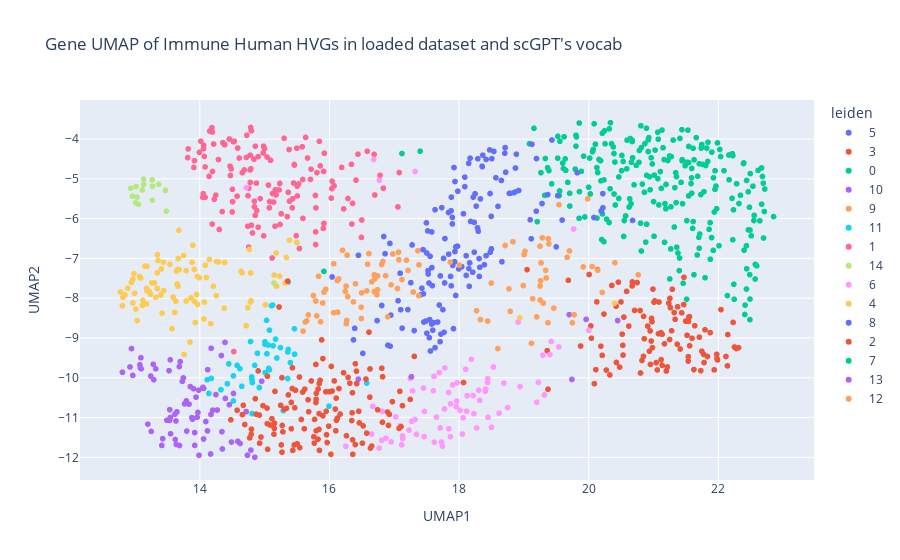

The notebook cell this image was saved under:
### Code cell
import plotly.express as px

# Create a dataframe with UMAP coords and gene names
umap_df = pd.DataFrame(
    gdata.obsm['X_umap'], 
    columns=['UMAP1', 'UMAP2'],
    index=gdata.obs.index
)
umap_df['leiden'] = gdata.obs['leiden'].values
umap_df['gene'] = gdata.obs.index

# Plot interactive UMAP
fig = px.scatter(
    umap_df, 
    x='UMAP1', 
    y='UMAP2', 
    color='leiden',
    hover_name='gene',
    title='Gene UMAP of Immune Human HVGs in loaded dataset and scGPT\'s vocab'
)
fig.show()

### Figure 1 — Plotly figure (JSON) as saved in the notebook; plotly's stock layout.template omitted (floating-point values rounded to 4 significant figures; data arrays with more than 128 entries replaced by an {"elided": "..."} marker saying what was removed)
{"data": [{"hovertemplate": "<b>%{hovertext}</b><br><br>leiden=5<br>UMAP1=%{x}<br>UMAP2=%{y}<extra></extra>", "hovertext": ["ZNF860", "TNXB", "TMEM156", "TMEM154", "TLE1", "SWAP70", "SNX22", "SLC25A42", "SCN3A", "RASGRP3", "RALGPS2", "RAB30", "GAPT", "FGD2", "FCER2", "ENTPD1", "DAPP1", "CYGB", "FAM177B", "IRF8", "CTSH", "MAPK13", "COL19A1", "CPNE5", "COCH", "CLEC9A", "TTC39A", "ABCB4", "CXXC5", "FCRL5", "FCRL1", "CD79A", "CXCR5", "CD19", "CD74", "BANK1", "METTL7A", "SSPN", "HLA-DRB5", "CLECL1", "NFKBID", "HLA-DRA", "B4GALT1", "FCGR2B", "HVCN1", "CNR2", "CD40", "CD180", "CD22", "HLA-DPB1", "PLEKHG1", "CD72", "HERPUD1", "HLA-DMA", "HLA-DMB", "HLA-DOB", "HLA-DQA1", "HLA-DQA2", "HLA-DQB1", "HLA-DRB1", "EAF2", "IFT57", "IL4R", "KCNG1", "TLR10", "KLHL14", "LAT2", "HLA-DPA1", "MACROD2", "LY86", "STAG3", "MICAL3", "STX7", "ORAI2", "TANK", "PAX5", "CLEC10A", "PHACTR1", "AIM2", "MS4A1", "SLC38A11", "POU2F2", "PTPRS"], "legendgroup": "5", "marker": {"color": "#636efa", "symbol": "circle"}, "mode": "markers", "name": "5", "showlegend": true, "type": "scattergl", "x": [18.39, 18.31, 17.5, 16.39, 16.93, 17.59, 17.44, 19.5, 17.52, 17.55, 17.58, 18.3, 16.95, 17.88, 17.87, 17.21, 16.81, 18.65, 18.32, 17.12, 16.51, 19.11, 17.93, 17.71, 17.84, 17.95, 18.42, 18.31, 16.86, 17.98, 18.0, 17.41, 18.11, 17.52, 17.77, 17.43, 16.73, 18.5, 17.59, 17.9, 17.63, 17.49, 17.46, 17.78, 17.1, 18.66, 17.69, 18.16, 17.54, 17.61, 18.21, 17.09, 17.56, 17.54, 17.31, 18.15, 17.58, 17.5, 17.91, 17.72, 17.26, 17.45, 18.18, 18.11, 18.23, 17.76, 16.94, 17.67, 18.48, 16.9, 17.95, 16.84, 17.06, 17.28, 16.45, 17.52, 17.55, 17.71, 18.16, 17.75, 18.04, 16.37, 17.94], "xaxis": "x", "y": [-7.16, -7.004, -6.864, -8.758, -6.623, -7.685, -6.779, -6.71, -6.309, -6.947, -7.23, -6.316, -8.426, -7.689, -7.452, -8.286, -8.183, -5.041, -7.224, -8.753, -9.386, -6.506, -7.082, -7.44, -6.893, -7.932, -6.931, -7.454, -6.883, -6.692, -7.264, -7.912, -7.428, -7.308, -8.857, -7.748, -8.563, -6.76, -8.804, -7.176, -9.243, -8.575, -8.599, -7.617, -8.288, -7.084, -8.172, -7.112, -7.619, -8.614, -7.348, -7.371, -9.327, -8.994, -8.814, -7.255, -8.65, -8.88, -8.765, -8.903, -7.61, -7.89, -6.071, -6.933, -6.844, -6.999, -9.207, -8.599, -6.846, -9.18, -6.71, -6.449, -8.064, -6.661, -6.922, -7.392, -8.539, -9.093, -7.701, -8.288, -7.208, -9.048, -6.828], "yaxis": "y"}, {"hovertemplate": "<b>%{hovertext}</b><br><br>leiden=3<br>UMAP1=%{x}<br>UMAP2=%{y}<extra></extra>", "hovertext": ["ZNF80", "ZBTB16", "ZBP1", "XCL2", "XCL1", "TTC38", "TBX21", "SYTL3", "STYK1", "SPTSSB", "SPON2", "SMAGP", "SH2D1B", "SAMD3", "RUNX3", "SYTL2", "TKTL1", "TGFBR3", "RHOC", "GNLY", "TNFRSF18", "EOMES", "EFHD2", "FCRL3", "GBP5", "SLA2", "FCRL6", "KLRF1", "SLAMF6", "APOBEC3C", "CST7", "FGFBP2", "LAIR2", "NFATC2", "DTHD1", "PARP8", "PTGDS", "F2R", "S1PR5", "CMC1", "NCALD", "GBP3", "GTF3C1", "ITGB1", "CLIC3", "PRR5", "KLRD1", "FKBP11", "CHST12", "CCL5", "PRF1", "ADRB2", "PLEKHF1", "TIGIT", "CD160", "KLRC1", "CX3CR1", "DOK2", "MC1R", "ASCL2", "COL6A2", "ABI3", "CEP78", "BTN3A1", "CTSW", "CHST2", "SYNE2", "LAG3", "PATL2", "ZNF683", "TPST2", "TCOF1", "GZMB", "GZMM", "SP140", "PYHIN1", "ADAMTS5", "NKG7", "NCR3", "IFNG", "IGFBP7", "IKZF3", "IL2RB", "ITGB7", "GZMH", "PTMS", "KIR2DL3", "MATK", "KLRB1", "KLRG1", "LAX1", "PRSS23", "SYNE1", "SH2D2A", "LPAR5", "LYAR", "MIAT", "JAKMIP1", "OPTN", "MYBL1", "GZMA", "PLEK", "PTGDR", "PRDM1", "HOPX", "PTGER2", "PTPN7"], "legendgroup": "3", "marker": {"color": "#EF553B", "symbol": "circle"}, "mode": "markers", "name": "3", "showlegend": true, "type": "scattergl", "x": [21.12, 19.87, 20.58, 20.8, 20.33, 21.25, 21.71, 21.29, 20.36, 20.48, 21.54, 20.52, 21.04, 21.5, 20.62, 21.24, 21.75, 20.97, 20.27, 22.14, 20.53, 20.96, 20.11, 19.69, 20.79, 21.64, 21.37, 21.62, 20.46, 20.23, 21.98, 21.77, 21.17, 20.85, 20.71, 21.47, 21.06, 20.94, 21.56, 21.78, 20.91, 21.08, 21.55, 20.42, 21.2, 21.02, 21.97, 20.99, 21.33, 22.28, 21.83, 21.08, 20.98, 20.54, 20.85, 21.13, 21.21, 20.21, 20.14, 21.12, 20.03, 20.53, 21.56, 20.75, 22.25, 20.82, 21.37, 20.98, 20.67, 21.79, 21.52, 21.26, 21.73, 22.23, 20.01, 21.28, 20.04, 22.12, 21.41, 20.09, 19.36, 20.67, 21.54, 21.47, 22.15, 20.43, 20.95, 21.59, 21.99, 22.04, 21.01, 20.19, 21.54, 21.13, 19.05, 21.87, 21.44, 20.95, 21.25, 21.32, 22.31, 19.37, 20.86, 20.5, 21.94, 20.12, 21.54], "xaxis": "x", "y": [-8.866, -9.202, -7.829, -9.88, -9.93, -9.038, -8.979, -7.775, -7.68, -9.732, -9.581, -8.904, -9.621, -8.575, -8.7, -8.125, -9.333, -8.507, -9.805, -9.701, -9.184, -9.077, -9.796, -7.551, -8.31, -8.692, -9.155, -9.793, -7.598, -8.398, -9.518, -9.413, -9.148, -8.458, -8.307, -8.162, -9.804, -9.332, -9.197, -9.618, -8.702, -8.096, -8.468, -8.2, -9.83, -8.067, -9.411, -7.772, -8.53, -9.264, -9.465, -8.893, -8.592, -8.475, -9.464, -9.686, -9.729, -9.438, -7.282, -9.545, -8.696, -9.43, -8.464, -7.608, -9.228, -9.565, -8.217, -9.243, -7.692, -8.793, -8.932, -8.239, -9.823, -8.609, -7.405, -8.818, -9.005, -9.466, -9.277, -10.15, -9.319, -7.59, -9.469, -7.475, -8.914, -9.615, -9.665, -9.009, -9.552, -8.287, -8.099, -9.206, -8.546, -8.909, -7.283, -8.865, -8.368, -8.824, -8.003, -8.361, -9.244, -10.29, -9.019, -8.093, -9.801, -8.094, -8.582], "yaxis": "y"}, {"hovertemplate": "<b>%{hovertext}</b><br><br>leiden=0<br>UMAP1=%{x}<br>UMAP2=%{y}<extra></extra>", "hovertext": {"elided": "178 str values"}, "legendgroup": "0", "marker": {"color": "#00cc96", "symbol": "circle"}, "mode": "markers", "name": "0", "showlegend": true, "type": "scattergl", "x": {"elided": "178 float values"}, "xaxis": "x", "y": {"elided": "178 float values"}, "yaxis": "y"}, {"hovertemplate": "<b>%{hovertext}</b><br><br>leiden=10<br>UMAP1=%{x}<br>UMAP2=%{y}<extra></extra>", "hovertext": ["VSIG4", "TYROBP", "TIMP1", "S100A11", "SLC40A1", "SRGN", "RAB31", "FCGRT", "SPI1", "PSAP", "ACP5", "FCGR3A", "PYCARD", "AXL", "MS4A7", "ABCG2", "COTL1", "APLP2", "CSF1R", "AIF1", "F13A1", "AHNAK", "ASAH1", "CD68", "ALOX5AP", "CTSA", "FRMD4A", "C1QC", "FABP5", "CTSS", "CFD", "LY96", "CD36", "APOC1", "APOE", "FCER1G", "DAB2", "CST3", "ANXA2", "C1QB", "GRN", "CTSD", "HMOX1", "IFI30", "LGALS3", "LGALS1", "NPC2", "GLUL", "CD163", "LPAR6", "SAT1", "LST1", "MAF", "MAFB", "CTSB", "C1QA", "NEAT1"], "legendgroup": "10", "marker": {"color": "#ab63fa", "symbol": "circle"}, "mode": "markers", "name": "10", "showlegend": true, "type": "scattergl", "x": [13.92, 13.88, 13.75, 13.9, 13.25, 14.52, 14.59, 13.92, 14.27, 13.89, 13.54, 19.74, 13.94, 14.85, 13.99, 14.34, 13.76, 14.39, 14.49, 13.79, 14.17, 16.45, 14.06, 14.12, 14.33, 13.62, 14.79, 13.62, 13.49, 14.2, 14.09, 14.73, 14.05, 13.2, 13.41, 13.55, 14.17, 13.65, 13.98, 13.69, 13.96, 13.53, 13.8, 13.85, 14.17, 14.12, 13.63, 13.43, 14.35, 19.7, 13.97, 13.83, 19.96, 14.62, 13.55, 13.64, 14.72], "xaxis": "x", "y": [-11.7, -11.0, -10.0, -10.27, -11.35, -10.39, -11.6, -11.38, -10.81, -11.04, -10.8, -10.04, -10.49, -12.0, -11.95, -11.36, -10.66, -10.52, -11.62, -10.58, -9.26, -10.03, -11.54, -11.34, -9.441, -10.92, -11.82, -11.55, -11.07, -10.81, -11.1, -11.95, -10.24, -11.17, -11.7, -11.0, -11.92, -10.86, -10.31, -11.7, -10.99, -11.07, -11.34, -10.22, -10.92, -9.797, -11.09, -11.53, -11.79, -8.413, -10.87, -10.66, -8.531, -11.65, -11.41, -11.68, -10.85], "yaxis": "y"}, {"hovertemplate": "<b>%{hovertext}</b><br><br>leiden=9<br>UMAP1=%{x}<br>UMAP2=%{y}<extra></extra>", "hovertext": ["VPREB3", "VPREB1", "TNFRSF17", "SPIB", "SCT", "RASD1", "TSPAN13", "EBF1", "TCL1A", "CD79B", "ELANE", "EGFL7", "POU2AF1", "SOCS2", "PPP1R14A", "SOX4", "GNG7", "FCRLA", "CLEC4C", "ZBTB10", "BCL11A", "MPO", "ZCCHC7", "CYTL1", "ITM2C", "CCDC50", "BLNK", "DNASE1L3", "CPA3", "CLC", "TCF4", "BCL7A", "CLEC11A", "CTSG", "AZU1", "GATA2", "DNTT", "PLD4", "LYL1", "CD38", "UGCG", "HDC", "MZB1", "MEF2C", "IGLL1", "MS4A3", "PPM1K", "CD200", "LGALS4", "PCDH9", "DERL3", "RNASE6", "PPP1R14B", "PEG10", "MDM4", "MME", "IGFBP4", "NEIL1", "PRSS57"], "legendgroup": "9", "marker": {"color": "#FFA15A", "symbol": "circle"}, "mode": "markers", "name": "9", "showlegend": true, "type": "scattergl", "x": [16.87, 16.81, 18.0, 17.12, 17.29, 15.94, 16.74, 16.98, 16.95, 17.05, 15.63, 15.9, 17.19, 19.54, 16.74, 15.83, 17.36, 17.21, 16.58, 16.2, 16.65, 15.65, 17.86, 16.28, 16.24, 16.73, 17.07, 16.37, 16.27, 15.86, 16.4, 16.83, 15.79, 15.67, 15.8, 16.49, 16.7, 16.49, 16.5, 16.59, 16.26, 16.13, 16.14, 16.9, 16.12, 16.07, 19.29, 16.69, 15.75, 17.07, 17.38, 16.26, 16.27, 17.38, 16.07, 16.69, 19.12, 16.61, 15.92], "xaxis": "x", "y": [-7.437, -7.154, -7.17, -7.532, -7.845, -7.775, -7.44, -6.888, -7.664, -7.757, -8.598, -8.121, -7.044, -5.65, -7.786, -7.448, -6.809, -7.304, -7.817, -6.797, -7.589, -8.572, -7.092, -7.963, -7.83, -7.913, -7.036, -8.093, -8.559, -8.592, -7.637, -7.076, -8.072, -8.421, -8.445, -8.51, -7.517, -8.226, -7.867, -7.146, -7.697, -8.353, -7.515, -8.468, -7.556, -8.364, -6.482, -7.837, -7.933, -6.843, -7.16, -8.641, -6.918, -7.939, -7.134, -7.412, -9.136, -6.878, -7.848], "yaxis": "y"}, {"hovertemplate": "<b>%{hovertext}</b><br><br>leiden=11<br>UMAP1=%{x}<br>UMAP2=%{y}<extra></extra>", "hovertext": ["VNN2", "TKT", "STXBP2", "SCPEP1", "S100P", "S100A8", "RETN", "RBP7", "QPCT", "GCA", "FOLR3", "FCN1", "LTA4H", "FPR1", "PROK2", "CDA", "VCAN", "CSF3R", "BST1", "BASP1", "IFNGR2", "CMTM2", "CYP4F3", "CD14", "PYGL", "PGD", "LYPD2", "FCGR3B", "CAPG", "RNASE2", "HP", "S100A12", "LYZ", "CKAP4", "LRRK2", "MGST1", "MNDA", "NCF1", "NUP214", "LCN2", "PADI4", "PLBD1", "CSTA", "S100A9"], "legendgroup": "11", "marker": {"color": "#19d3f3", "symbol": "circle"}, "mode": "markers", "name": "11", "showlegend": true, "type": "scattergl", "x": [15.46, 14.14, 14.52, 15.4, 15.17, 14.45, 14.78, 15.07, 15.36, 15.01, 15.0, 14.33, 14.92, 15.29, 15.11, 15.05, 14.65, 14.81, 15.24, 16.57, 15.99, 15.03, 15.12, 14.52, 15.19, 14.62, 14.81, 15.36, 15.04, 14.89, 15.01, 14.57, 14.18, 15.46, 15.36, 14.85, 14.42, 15.36, 14.8, 15.07, 15.13, 15.06, 14.8, 14.11], "xaxis": "x", "y": [-8.769, -10.39, -9.952, -9.62, -9.028, -9.651, -9.089, -9.803, -9.289, -9.871, -9.097, -10.3, -10.25, -10.83, -8.188, -9.177, -10.22, -10.12, -9.242, -10.13, -10.71, -8.557, -8.174, -10.58, -9.503, -9.772, -10.9, -7.593, -9.396, -9.385, -9.157, -9.688, -10.02, -9.409, -10.02, -9.687, -10.15, -9.351, -10.04, -8.804, -9.198, -9.765, -9.978, -10.05], "yaxis": "y"}, {"hovertemplate": "<b>%{hovertext}</b><br><br>leiden=1<br>UMAP1=%{x}<br>UMAP2=%{y}<extra></extra>", "hovertext": {"elided": "141 str values"}, "legendgroup": "1", "marker": {"color": "#FF6692", "symbol": "circle"}, "mode": "markers", "name": "1", "showlegend": true, "type": "scattergl", "x": {"elided": "141 float values"}, "xaxis": "x", "y": {"elided": "141 float values"}, "yaxis": "y"}, {"hovertemplate": "<b>%{hovertext}</b><br><br>leiden=14<br>UMAP1=%{x}<br>UMAP2=%{y}<extra></extra>", "hovertext": ["UBE2C", "TPX2", "STMN1", "RRM2", "TOP2A", "TYMS", "MKI67", "CDK1", "BIRC5", "CENPF", "CENPK", "CCNB1", "TK1", "MARCKSL1", "NUSAP1", "PTTG1"], "legendgroup": "14", "marker": {"color": "#B6E880", "symbol": "circle"}, "mode": "markers", "name": "14", "showlegend": true, "type": "scattergl", "x": [13.05, 13.01, 13.48, 13.47, 13.03, 13.27, 12.96, 13.02, 13.13, 12.93, 13.36, 13.27, 13.26, 15.14, 13.11, 13.13], "xaxis": "x", "y": [-5.641, -5.6, -5.812, -5.291, -5.462, -5.537, -5.434, -5.196, -5.142, -5.239, -5.136, -5.185, -5.024, -7.618, -5.281, -5.006], "yaxis": "y"}, {"hovertemplate": "<b>%{hovertext}</b><br><br>leiden=6<br>UMAP1=%{x}<br>UMAP2=%{y}<extra></extra>", "hovertext": ["TUBB2A", "TNFAIP6", "TNFAIP3", "THBS1", "TAGAP", "SOD2", "SOCS1", "SERPINB2", "ZFAND5", "TNF", "RGS2", "RGS1", "ZFP36", "FOSB", "FOS", "CCL3", "DUSP2", "NR4A1", "KLF4", "DUSP1", "IER3", "ZFP36L1", "DNAJB4", "EGR1", "SOCS3", "PDE4B", "DDIT4", "MXD1", "GADD45G", "RHOB", "ZNF331", "ADM", "AREG", "BCL2A1", "CCL2", "IL1B", "IL6", "CXCL3", "CCL8", "CITED2", "CD55", "SAMSN1", "JUN", "CDKN1A", "PMAIP1", "PTGER4", "MYADM", "ARRDC3", "G0S2", "CCL20", "ARL4A", "CD69", "CXCL1", "CD83", "CXCL2", "HCAR3", "HES1", "ID1", "JUND", "KLF6", "SLC2A3", "PPP1R15A", "NAMPT", "CCL4", "ID2", "ARL4C", "EREG", "LMNA", "MAP3K8", "RGS16", "CREM", "C5AR1", "NFKBIZ", "NR4A2", "OSM", "PHLDA1", "PLAUR"], "legendgroup": "6", "marker": {"color": "#FF97FF", "symbol": "circle"}, "mode": "markers", "name": "6", "showlegend": true, "type": "scattergl", "x": [17.32, 17.34, 18.69, 17.62, 18.19, 17.11, 19.77, 16.77, 17.02, 19.32, 17.32, 19.42, 18.22, 17.78, 18.41, 17.84, 19.22, 17.96, 17.47, 18.44, 17.65, 17.6, 17.28, 17.96, 17.9, 18.91, 18.62, 16.67, 16.77, 18.32, 19.29, 17.09, 18.75, 16.81, 18.23, 17.46, 18.06, 18.05, 18.12, 17.84, 16.81, 16.95, 18.4, 16.87, 17.78, 19.4, 17.27, 17.25, 17.13, 17.73, 14.72, 18.53, 18.27, 17.61, 17.87, 17.23, 18.1, 18.12, 17.45, 17.97, 18.44, 18.3, 16.65, 19.2, 17.87, 20.0, 17.74, 18.02, 17.69, 16.68, 19.54, 16.25, 17.71, 18.94, 18.5, 18.45, 17.13], "xaxis": "x", "y": [-4.816, -11.42, -10.13, -11.62, -9.534, -11.68, -6.261, -11.77, -10.98, -10.43, -11.05, -9.088, -10.45, -10.78, -10.29, -11.28, -10.12, -10.72, -10.85, -10.12, -10.99, -10.32, -10.33, -10.58, -10.18, -8.599, -10.89, -10.72, -5.036, -10.57, -9.434, -11.2, -10.75, -11.57, -10.9, -11.48, -11.01, -11.41, -10.84, -10.37, -10.84, -11.61, -10.34, -11.52, -9.752, -9.415, -11.1, -10.02, -11.53, -11.62, -5.223, -9.731, -11.26, -9.966, -11.48, -11.31, -9.784, -10.45, -10.26, -10.13, -10.02, -10.31, -11.41, -10.61, -10.65, -8.809, -11.72, -10.82, -9.87, -4.513, -9.226, -11.72, -11.26, -10.22, -11.24, -11.0, -11.46], "yaxis": "y"}, {"hovertemplate": "<b>%{hovertext}</b><br><br>leiden=4<br>UMAP1=%{x}<br>UMAP2=%{y}<extra></extra>", "hovertext": ["TUBA4A", "TSPAN9", "TSC22D1", "TPM4", "TPM1", "SPARC", "SLFN14", "SH3BGRL2", "RPGR", "THEM5", "SCN1B", "RUFY1", "TMEM40", "TGFB1I1", "RGS6", "RAB27B", "CA3", "PPBP", "FKBP1B", "MYLK", "ELOVL7", "LRRC37A2", "EGF", "MEG3", "NRGN", "JSRP1", "PF4V1", "RGS18", "CA2", "MYCT1", "CLU", "CLDN5", "GP1BA", "SELP", "ALOX12", "TPM2", "CTTN", "ACRBP", "ESAM", "PBX1", "ENKUR", "PDLIM1", "GP9", "MMD", "CALD1", "SPDYC", "GCNT2", "CLEC1B", "ABLIM3", "CKB", "APP", "ARHGAP6", "BHMT2", "PTCRA", "TREML1", "ITGA2B", "GFI1B", "MLH3", "MYH11", "PRTFDC1", "TMEM120B", "PLCE1", "CD226", "CD9", "CABP5", "GNG11", "FHL1", "LIMS1", "TUBB1", "HGD", "CTDSPL", "CMTM5", "ITGB3", "RNF43", "LEFTY1", "GP6", "ARHGEF12", "LY6G6F", "LTBP1", "ITLN1", "MEIS1", "PF4", "MGP", "MYL9", "SLC35D3", "NEXN", "JAM3", "BEND2", "PDGFA", "PDZK1IP1", "PGRMC1", "PRKAR2B", "GRAP2"], "legendgroup": "4", "marker": {"color": "#FECB52", "symbol": "circle"}, "mode": "markers", "name": "4", "showlegend": true, "type": "scattergl", "x": [13.11, 13.54, 14.25, 13.57, 13.79, 13.93, 14.76, 13.41, 15.32, 14.26, 13.66, 12.97, 13.3, 13.22, 14.21, 13.86, 15.5, 12.89, 14.64, 13.32, 14.08, 15.18, 14.1, 14.74, 12.77, 13.96, 12.94, 12.84, 13.89, 13.95, 14.17, 14.37, 13.26, 13.34, 13.18, 14.79, 13.35, 13.24, 13.91, 13.12, 13.67, 14.78, 12.99, 13.44, 13.61, 13.79, 15.15, 13.63, 14.38, 13.85, 15.01, 13.4, 14.78, 15.18, 13.34, 13.44, 13.68, 13.64, 13.01, 13.66, 14.15, 15.34, 20.4, 14.72, 14.29, 14.07, 14.06, 12.81, 12.97, 13.99, 13.15, 13.18, 13.09, 14.65, 15.23, 13.07, 15.38, 13.35, 13.18, 13.76, 13.17, 12.81, 18.94, 13.42, 13.91, 13.03, 13.65, 13.88, 13.68, 13.75, 13.96, 12.98, 13.59], "xaxis": "x", "y": [-8.182, -7.148, -7.937, -8.765, -8.07, -8.613, -6.773, -7.266, -7.617, -7.078, -7.696, -7.525, -7.619, -7.84, -7.699, -7.994, -6.601, -7.749, -7.326, -7.975, -7.172, -6.864, -7.48, -8.238, -7.844, -7.456, -7.603, -7.918, -6.669, -7.908, -8.642, -8.252, -7.614, -7.363, -7.815, -8.061, -7.053, -7.898, -8.081, -8.052, -7.005, -8.097, -7.876, -7.809, -8.36, -7.309, -7.418, -8.075, -7.102, -9.103, -8.169, -7.922, -7.368, -7.698, -7.757, -7.097, -6.292, -7.319, -8.276, -7.279, -7.024, -6.976, -8.129, -8.69, -7.087, -8.096, -8.522, -8.191, -8.117, -7.487, -7.193, -7.751, -7.493, -7.362, -7.446, -7.455, -6.541, -6.905, -7.198, -9.414, -8.142, -7.978, -8.497, -8.376, -7.278, -8.563, -7.642, -7.099, -7.282, -6.927, -8.158, -7.389, -7.97], "yaxis": "y"}, {"hovertemplate": "<b>%{hovertext}</b><br><br>leiden=8<br>UMAP1=%{x}<br>UMAP2=%{y}<extra></extra>", "hovertext": ["TSHZ2", "TRAF5", "TNFRSF13B", "TMIGD2", "SPINK2", "SNRPN", "SERPINF1", "SEL1L3", "STRBP", "GNB5", "FCRL2", "APBA2", "FAM169A", "BLK", "DHRS3", "FCER1A", "SLC4A10", "ICA1L", "CCDC65", "ARHGAP24", "PKIG", "CRIP2", "PNOC", "GALNT12", "CPA5", "NMT2", "ABCA5", "S100B", "B3GAT2", "DAAM1", "FBXO32", "CEP290", "P2RX5", "BEX5", "TNRC6C", "MDS2", "AFF3", "ID3", "BACH2", "ADAM28", "CAPN12", "MYOM2", "CDCA7L", "CELA1", "CHD7", "BCL9L", "GPM6B", "GPR18", "GPR82", "CD1C", "TTN", "LETM2", "AK5", "LILRA4", "APOLD1", "RRAS2", "REG4", "PLEKHA1", "OSBPL10", "EPHB6", "KCNQ1OT1"], "legendgroup": "8", "marker": {"color": "#636efa", "symbol": "circle"}, "mode": "markers", "name": "8", "showlegend": true, "type": "scattergl", "x": [19.19, 18.23, 18.09, 20.19, 18.15, 18.42, 16.04, 17.58, 17.73, 18.6, 17.98, 19.37, 19.59, 18.07, 19.82, 17.92, 18.37, 18.79, 18.71, 17.9, 17.84, 18.72, 18.09, 19.19, 18.54, 20.68, 18.92, 18.36, 20.22, 17.88, 19.52, 19.28, 17.9, 18.71, 20.22, 18.88, 17.5, 18.17, 17.63, 17.78, 18.36, 18.57, 17.88, 18.47, 18.26, 18.77, 18.51, 18.28, 18.85, 18.25, 18.33, 19.1, 19.12, 17.94, 18.29, 18.5, 19.43, 20.08, 18.22, 18.87, 18.48], "xaxis": "x", "y": [-4.49, -6.095, -4.958, -5.807, -4.611, -4.513, -7.467, -6.334, -5.724, -5.692, -5.311, -5.397, -6.036, -5.877, -4.848, -4.716, -4.405, -5.364, -4.357, -5.969, -5.847, -4.833, -5.197, -5.813, -4.312, -6.046, -5.294, -4.696, -5.728, -5.46, -5.424, -5.621, -6.133, -4.215, -5.372, -4.382, -6.107, -4.481, -5.777, -6.501, -4.682, -4.972, -5.803, -4.274, -5.686, -5.366, -4.491, -6.232, -5.347, -5.376, -5.505, -6.03, -4.13, -5.067, -4.496, -5.944, -4.024, -5.972, -5.461, -4.728, -5.369], "yaxis": "y"}, {"hovertemplate": "<b>%{hovertext}</b><br><br>leiden=2<br>UMAP1=%{x}<br>UMAP2=%{y}<extra></extra>", "hovertext": ["TRIB1", "TREM1", "TNFRSF1B", "TMEM176B", "TMEM170B", "TIMP2", "TCF7L2", "STX11", "STEAP4", "SLC7A7", "SGK1", "S1PR3", "TLR2", "SNX10", "TLR4", "RASSF3", "TNFAIP2", "RAB32", "QKI", "FCGR2A", "FCGR1A", "FGR", "AGTRAP", "CYP1B1", "DYSF", "DMXL2", "SKAP2", "RNF130", "HBEGF", "AHR", "CTNNB1", "PTCH2", "IRAK3", "CYBB", "RAB11FIP1", "NCF2", "FOSL2", "CCR1", "CRISPLD2", "CREB5", "DPYSL2", "CLEC4A", "RAB12", "CLEC4E", "GABARAPL1", "CLIC2", "AP1S2", "DLEU7", "TGFBI", "FOXO3", "CCRL2", "LGALS2", "GLIPR1", "CD302", "CEBPB", "ACSL1", "FAM214B", "CD300E", "TNNT1", "OTUD1", "MYO1F", "TMEM176A", "FGL2", "CFP", "ARHGEF40", "HCK", "GTPBP2", "BRI3", "ASGR1", "BCL6", "CLEC7A", "CRTAP", "ANPEP", "CD93", "CLEC12A", "CLEC4D", "P2RY13", "PTGS2", "CTSZ", "AOAH", "CDKN1C", "PILRA", "SLC11A1", "GPBAR1", "KLF10", "GPCPD1", "LILRB2", "MARCKS", "AQP9", "HNMT", "IGSF6", "CEBPD", "SLC7A5", "LYST", "IRS2", "ANKRD28", "ITGAM", "KCNE3", "KCTD12", "CPVL", "ZEB2", "LILRA5", "TMEM107", "RXRA", "RAPGEF2", "DUSP6", "LRRC25", "CDC42EP3", "LYN", "MEGF9", "CLEC1A", "NAIP", "MIDN", "MTSS1", "ALDH2", "MPEG1", "MS4A6A", "NCEH1", "BACH1", "NFIL3", "NLRP3", "NRG1", "OGFRL1", "VMP1", "IQGAP1", "PICALM", "EGR3", "PTPRE"], "legendgroup": "2", "marker": {"color": "#EF553B", "symbol": "circle"}, "mode": "markers", "name": "2", "showlegend": true, "type": "scattergl", "x": [16.46, 16.4, 15.41, 15.15, 15.84, 15.79, 15.5, 16.51, 16.35, 14.79, 16.91, 16.42, 15.77, 15.72, 15.84, 15.88, 15.95, 14.97, 16.09, 15.79, 15.09, 15.43, 15.04, 15.54, 15.79, 15.9, 16.81, 15.15, 17.1, 16.63, 16.34, 16.4, 16.1, 14.87, 16.74, 15.34, 17.09, 15.76, 16.15, 16.42, 15.79, 15.37, 15.22, 16.02, 17.13, 15.04, 14.67, 16.63, 14.8, 16.52, 16.9, 15.85, 14.86, 15.04, 16.16, 16.36, 16.07, 15.82, 16.04, 16.62, 15.3, 15.26, 14.66, 14.69, 16.36, 14.94, 15.27, 15.46, 14.9, 16.03, 15.46, 15.27, 15.96, 15.94, 15.68, 15.9, 15.61, 17.07, 16.22, 15.11, 15.77, 15.43, 15.99, 15.27, 16.65, 16.57, 15.14, 16.82, 15.54, 15.25, 14.92, 15.41, 18.07, 15.48, 16.31, 16.92, 15.86, 15.82, 15.59, 14.77, 15.95, 15.28, 16.56, 15.8, 15.36, 16.36, 15.05, 15.67, 16.29, 15.43, 16.61, 15.16, 16.97, 17.31, 14.58, 14.92, 14.48, 15.57, 16.26, 16.45, 16.82, 15.62, 16.1, 15.84, 16.0, 16.11, 17.25, 16.12], "xaxis": "x", "y": [-11.13, -11.68, -11.28, -11.27, -10.15, -10.54, -11.66, -11.64, -10.88, -11.42, -11.2, -10.15, -11.05, -10.08, -10.9, -9.049, -11.43, -10.7, -10.79, -11.33, -11.19, -10.27, -9.962, -9.981, -9.666, -10.96, -9.76, -11.14, -11.23, -11.77, -11.08, -9.649, -11.33, -10.92, -10.81, -10.77, -10.34, -11.48, -10.27, -9.834, -10.62, -10.43, -8.221, -11.92, -10.7, -10.76, -10.69, -9.778, -11.29, -11.21, -10.86, -11.83, -10.53, -11.15, -10.91, -11.56, -10.08, -11.54, -10.33, -10.49, -10.79, -11.69, -10.93, -11.17, -10.38, -11.49, -9.999, -10.75, -9.829, -9.714, -11.69, -11.2, -11.63, -10.35, -10.85, -9.518, -11.28, -11.27, -9.875, -11.03, -11.64, -11.83, -11.22, -11.87, -11.72, -11.39, -11.42, -9.975, -11.75, -10.69, -11.64, -10.62, -10.12, -10.31, -10.14, -10.92, -10.06, -10.28, -10.36, -11.51, -10.84, -11.36, -10.03, -10.39, -7.571, -11.92, -11.8, -10.55, -9.991, -9.751, -8.853, -10.34, -10.6, -9.463, -10.82, -10.94, -11.06, -11.05, -11.46, -10.84, -11.12, -10.29, -10.51, -11.3, -10.35, -11.07, -10.54, -11.02], "yaxis": "y"}, {"hovertemplate": "<b>%{hovertext}</b><br><br>leiden=7<br>UMAP1=%{x}<br>UMAP2=%{y}<extra></extra>", "hovertext": ["TOPORS", "STK17A", "SLC38A1", "SKAP1", "SCAPER", "TSPYL2", "SH2D1A", "RPAP2", "SPOCK2", "TXK", "RORA", "RNF125", "RHOH", "RASA3", "THEMIS", "LTB", "TC2N", "GIMAP7", "SLFN5", "DENND2D", "CD7", "CD96", "IFITM1", "CRTAM", "GIMAP4", "ESF1", "ZAP70", "CD8A", "MGAT4A", "CD3G", "GIMAP6", "CD247", "SIT1", "CBLB", "LY9", "PGM2L1", "CHI3L2", "ATF7IP2", "CWF19L2", "CD6", "CLEC2D", "CD27", "CD3D", "CD3E", "CD8B", "CDC25B", "ETS1", "CD2", "GZMK", "IL7R", "ITK", "ITM2A", "LAT", "LBH", "LCK", "OFD1", "NUCB2", "PDE4D", "ST3GAL1", "IL32", "ORMDL3", "STAT4", "PHF1", "PIK3R1", "PITPNC1", "PRKCH", "PTPN4"], "legendgroup": "7", "marker": {"color": "#00cc96", "symbol": "circle"}, "mode": "markers", "name": "7", "showlegend": true, "type": "scattergl", "x": [20.31, 22.4, 22.01, 22.22, 20.62, 21.71, 21.51, 20.8, 21.92, 21.6, 21.46, 21.67, 22.46, 21.32, 21.7, 21.9, 21.61, 22.55, 22.55, 22.49, 22.49, 21.7, 22.49, 21.79, 22.23, 21.97, 21.88, 22.14, 22.64, 22.59, 22.48, 22.25, 20.81, 21.62, 21.01, 20.63, 20.23, 22.21, 21.87, 21.86, 21.38, 22.71, 22.43, 22.57, 22.24, 21.51, 22.7, 22.48, 22.41, 22.57, 21.94, 22.51, 22.43, 22.85, 22.44, 20.54, 15.91, 21.27, 20.65, 22.41, 21.19, 21.36, 20.28, 21.4, 21.17, 21.25, 21.4], "xaxis": "x", "y": [-6.099, -6.793, -6.681, -6.531, -5.71, -6.387, -8.025, -6.114, -6.798, -6.247, -7.624, -6.914, -6.283, -6.212, -6.743, -6.477, -6.073, -5.919, -6.048, -6.287, -8.021, -6.47, -8.538, -7.486, -5.779, -5.751, -7.02, -7.934, -6.055, -7.186, -5.713, -8.027, -6.815, -7.409, -6.444, -5.503, -6.58, -5.49, -6.1, -6.269, -6.864, -5.823, -7.769, -7.518, -7.65, -6.051, -6.487, -7.407, -8.174, -7.151, -5.833, -6.432, -6.682, -5.949, -7.259, -6.448, -7.326, -6.762, -5.626, -8.41, -5.753, -6.718, -6.013, -7.307, -6.595, -7.517, -6.99], "yaxis": "y"}, {"hovertemplate": "<b>%{hovertext}</b><br><br>leiden=13<br>UMAP1=%{x}<br>UMAP2=%{y}<extra></extra>", "hovertext": ["TNFSF10", "SAMD9", "RSAD2", "TNFSF13B", "CXCL10", "MX1", "TYMP", "IRF7", "SERPINA1", "IFIT1", "CMPK2", "STAT1", "ISG15", "APOBEC3A", "IFI6", "MT1F", "CES1", "IFI27", "IFI44L", "IFIT3", "IFITM3", "GBP2", "MT2A", "IFIT2"], "legendgroup": "13", "marker": {"color": "#ab63fa", "symbol": "circle"}, "mode": "markers", "name": "13", "showlegend": true, "type": "scattergl", "x": [13.73, 12.95, 13.24, 14.45, 17.26, 13.08, 14.06, 13.08, 14.25, 13.09, 13.54, 13.09, 13.28, 13.29, 13.32, 14.39, 14.95, 13.52, 12.97, 12.92, 13.7, 20.45, 13.68, 12.81], "xaxis": "x", "y": [-10.09, -9.266, -9.957, -10.68, -9.974, -9.672, -10.27, -9.754, -10.42, -9.496, -9.548, -9.773, -9.659, -10.05, -9.775, -9.111, -10.09, -9.821, -9.94, -9.729, -9.594, -8.563, -9.718, -9.861], "yaxis": "y"}, {"hovertemplate": "<b>%{hovertext}</b><br><br>leiden=12<br>UMAP1=%{x}<br>UMAP2=%{y}<extra></extra>", "hovertext": ["TNFRSF4", "TFCP2L1", "SH3BP5", "SCGB3A1", "KRT5", "DUOX2", "DUOX1", "PTPRF", "CXCR3", "CLIC6", "ALDH1A1", "DUSP4", "CD4", "SPEF2", "CCR6", "CTLA4", "AQP3", "CD59", "SMPD3", "IGFBP3", "FANK1", "CCR10", "ARID5B", "BIRC3", "CHL1", "IRF9", "VMO1", "CCDC146", "GPR183", "HES4", "CCR4", "AP1M2", "LGALS3BP", "LRRC26", "HPGD", "IL2RA", "KRT23", "PERP"], "legendgroup": "12", "marker": {"color": "#FFA15A", "symbol": "circle"}, "mode": "markers", "name": "12", "showlegend": true, "type": "scattergl", "x": [20.21, 19.26, 18.71, 18.79, 18.77, 19.02, 18.83, 19.26, 20.76, 19.25, 18.44, 19.75, 19.3, 19.98, 19.7, 20.4, 19.14, 15.59, 19.77, 19.37, 19.34, 20.14, 19.0, 19.39, 19.25, 19.67, 19.2, 19.38, 19.34, 18.6, 20.05, 18.5, 18.99, 18.33, 19.25, 19.92, 18.27, 19.46], "xaxis": "x", "y": [-7.855, -7.115, -6.675, -8.331, -7.766, -6.82, -6.579, -7.56, -7.413, -6.694, -8.575, -8.619, -8.123, -5.504, -6.813, -7.108, -8.014, -8.827, -8.415, -8.617, -7.301, -7.299, -6.904, -6.635, -7.694, -6.973, -8.47, -6.502, -7.493, -9.265, -7.204, -7.62, -7.683, -8.537, -8.045, -7.213, -8.315, -8.249], "yaxis": "y"}], "layout": {"legend": {"title": {"text": "leiden"}, "tracegroupgap": 0}, "title": {"text": "Gene UMAP of Immune Human HVGs in loaded dataset and scGPT's vocab"}, "xaxis": {"anchor": "y", "domain": [0, 1], "title": {"text": "UMAP1"}}, "yaxis": {"anchor": "x", "domain": [0, 1], "title": {"text": "UMAP2"}}}}
